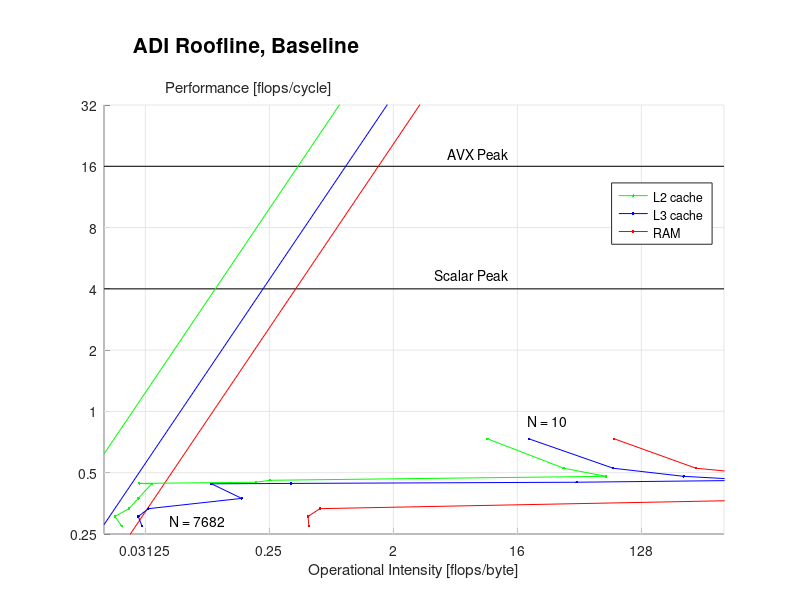

Source code (MATLAB):
clear;
left = -6;
right = 9;
bottom = -2;
top = 5;

% memory_bandwidth = 68; % GB/s
memory_bandwidth = (11000+14500)/2^10; % GB/s
clock_speed = 2.6; % GHz
scalar_peak = 4;
vector_peak = 4*scalar_peak;

% beta for main memory
betaRAM = memory_bandwidth*2^30/(clock_speed*10^9);

% betas for caches
betaL3 = 64/6.3 + 64/8.4;
betaL2 = 64/6.1 + 64/2.2;
betaL1 = 12*8;

I = [2^left 2^right];
MRAM = betaRAM*I;
ML3  = betaL3*I;
ML2  = betaL2*I;
ML1  = betaL1*I;
pi_s = [scalar_peak scalar_peak];
pi_v = [vector_peak vector_peak];

N = [10 18 34 66 122 242 482 962 1922 3842 7682];

perf_AVX  = [1.925 2.064 2.310 2.045 1.958...
             1.795 1.746 1.252 0.928 0.819 0.801];
I_L2_AVX  = [20.229 72.867 112.189 0.499 0.280...
             0.193 0.185 0.174 0.165 0.151 0.140];
I_L3_AVX  = [43.860 138.595 492.583 1467.446 4.109...
             0.681 0.631 0.363 0.274 0.246 0.220];
I_RAM_AVX = [177.625 625.597 2566.898 10078.278 35825.893...
             134162.791 266258.661 2165.317 1.192 0.974 0.963];
         
perf_scalar  = [1.549 1.720 1.693 1.670 1.625...
                1.417 1.315 0.968 0.669 0.640 0.638];
I_L2_scalar  = [19.604 63.431 26.669 0.431 0.244...
                0.159 0.151 0.143 0.137 0.125 0.111];
I_L3_scalar  = [39.736 141.312 483.390 1178.315 9.138...
                0.579 0.389 0.275 0.221 0.200 0.169];
I_RAM_scalar = [159.978 571.003 2232.055 8825.832 29795.005...
                119985.741 414843.750 2492.483 1.036 0.837 0.842];
         
perf_serial  = [0.734 0.526 0.480 0.459 0.449...
                0.443 0.441 0.374 0.333 0.305 0.274];
I_L2_serial  = [38.730 139.276 283.299 1.017 0.797...
                0.113 0.139 0.111 0.095 0.075 0.084];
I_L3_serial  = [77.529 319.366 1040.724 3515.800 173.098...
                1.444 0.379 0.629 0.132 0.111 0.118];
I_RAM_serial = [324.468 1279.427 5348.837 20733.198 73016.277...
                188433.814 989767.842 16011.485 2.335 1.913 1.941];

hold on;

xlim([left right]);
ylim([bottom top]);

xticks = (left+1):3:(right-1);
set(gca, 'XTick', xticks);
for j = 1:length(xticks)
  xtl{j} = num2str(2^xticks(j));
end
set(gca, 'XTickLabel', xtl);

yticks = bottom:1:top;
set(gca, 'YTick', yticks);
for j = 1:length(yticks)
  ytl{j} = num2str(2^yticks(j));
end
set(gca, 'YTickLabel', ytl);

% Obtain the tick mark locations
xtick = get(gca,'XTick'); 
xtick = [left xtick right];
% Obtain the limits of the y axis
ylims = get(gca,'Ylim');
% Create line data
X = repmat(xtick,2,1);
Y = repmat(ylims',1,size(xtick,2));
% Plot line data
h = plot(X,Y,'-k');
set(h,'Color',[0.9 0.9 0.9]);

% Obtain the tick mark locations
ytick = get(gca,'YTick');
% Obtain the limits of the x axis
xlims = get(gca,'Xlim');
% Create line data
Y = repmat(ytick,2,1);
X = repmat(xlims',1,size(ytick,2));
% Plot line data
h = plot(X,Y,'-k');
set(h,'Color',[0.9 0.9 0.9]);

% line([left left],[bottom top],'Color',[0.8 0.8 0.8]);
% line([left right],[bottom bottom],'Color',[0.8 0.8 0.8]);
% line([left right],[top top],'Color',[0.8 0.8 0.8]);
% line([right right],[top bottom],'Color',[0.8 0.8 0.8]);

% plot rooflines
plot(log2(I),log2(pi_s),'-k');
plot(log2(I),log2(pi_v),'-k');
plot(log2(I),log2(MRAM),'-r');
plot(log2(I),log2(ML3), '-b');
plot(log2(I),log2(ML2), '-g');
% plot(log2(I),log2(ML1), '-k');

fac = 1/4;

% h1 = plot(log2(fac*I_RAM_AVX),log2(perf_AVX),'-r.');
% h1 = plot(log2(fac*I_RAM_scalar),log2(perf_scalar),'-r.');
h1 = plot(log2(fac*I_RAM_serial),log2(perf_serial),'-r.');

% h2 = plot(log2(fac*I_L3_AVX),log2(perf_AVX),'-b.');
% h2 = plot(log2(fac*I_L3_scalar),log2(perf_scalar),'-b.');
h2 = plot(log2(fac*I_L3_serial),log2(perf_serial),'-b.');

% h3 = plot(log2(fac*I_L2_AVX),log2(perf_AVX),'-g.');
% h3 = plot(log2(fac*I_L2_scalar),log2(perf_scalar),'-g.');
h3 = plot(log2(fac*I_L2_serial),log2(perf_serial),'-g.');

% h = text(log2(0.125),log2(4.4),'L3 Bandwidth');
% set(h, 'rotation', 57);
% 
% h = text(log2(0.52),log2(4.1),'RAM Bandwidth');
% set(h, 'rotation', 58);

text(log2(4),log2(4.7),'Scalar Peak');
text(log2(5),log2(18.5),'AVX Peak');

text(log2(19),log2(0.9),'N = 10');
text(log2(0.047),log2(0.29),'N = 7682');

hold off;

legh = legend([h3 h2 h1],'L2 cache','L3 cache','RAM','Location','NorthEast');
vertOffset = (top - bottom)*-0.03;
set(legh,'Position',get(legh,'Position') + [0 vertOffset 0 0]);

xlabel('Operational Intensity [flops/byte]');
ylabel('Performance [flops/cycle]');
set(get(gca,'YLabel'),'Rotation',0);
ylabh = get(gca,'YLabel');
vertOffset = (top - bottom)*0.52;
horzOffset = (right - left)*0.305;
set(ylabh,'Position',get(ylabh,'Position') + [horzOffset vertOffset 0]);

set(gca,'Position',get(gca,'Position') - [0 0 0 0.1]);
h = title('ADI Roofline, Baseline','FontSize', 15);
vertOffset = (top - bottom)*0.08;
horzOffset = (right - left)*-0.27;
set(h,'Position',get(h,'Position') + [horzOffset vertOffset 0]);

set(gcf,'color','w');